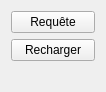
<?xml version="1.0" encoding="UTF-8"?>
<ui version="4.0">
 <class>NomenclatureModelPropertiesWidget</class>
 <widget class="QWidget" name="NomenclatureModelPropertiesWidget">
  <property name="geometry">
   <rect>
    <x>0</x>
    <y>0</y>
    <width>106</width>
    <height>92</height>
   </rect>
  </property>
  <property name="windowTitle">
   <string>Form</string>
  </property>
  <layout class="QVBoxLayout" name="verticalLayout">
   <item>
    <widget class="QPushButton" name="m_edit_query_pb">
     <property name="text">
      <string>Requête</string>
     </property>
     <property name="icon">
      <iconset resource="../../../../qelectrotech.qrc">
       <normaloff>:/ico/16x16/edit-rename.png</normaloff>:/ico/16x16/edit-rename.png</iconset>
     </property>
    </widget>
   </item>
   <item>
    <widget class="QPushButton" name="m_refresh_pb">
     <property name="text">
      <string>Recharger</string>
     </property>
     <property name="icon">
      <iconset resource="../../../../qelectrotech.qrc">
       <normaloff>:/ico/16x16/view-refresh.png</normaloff>:/ico/16x16/view-refresh.png</iconset>
     </property>
    </widget>
   </item>
   <item>
    <spacer name="verticalSpacer">
     <property name="orientation">
      <enum>Qt::Vertical</enum>
     </property>
     <property name="sizeHint" stdset="0">
      <size>
       <width>20</width>
       <height>40</height>
      </size>
     </property>
    </spacer>
   </item>
  </layout>
 </widget>
 <resources>
  <include location="../../../../qelectrotech.qrc"/>
 </resources>
 <connections/>
</ui>
